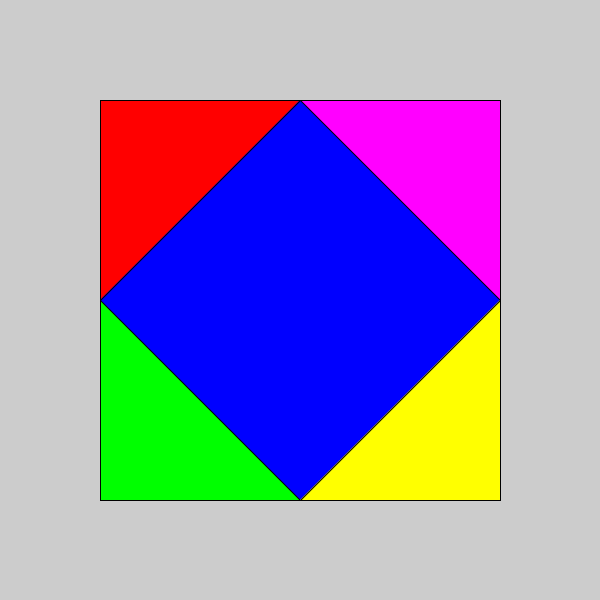
Frame 1 (no input)
Frame 60 (the mouse pressed at the canvas centre just before this capture): identical to frame 1, image omitted
Frame 120 (the mouse held since frame 60 and released just before this capture): identical to frame 1, image omitted

The Processing sketch that drew this single still picture (run headless with seeded random() and noise(); from frame 60 on, the mouse is pressed at the canvas centre):

// Processing sketch: boxtricorners
// ── boxtricorners.pde
void setup() {
  size(600,600);
}

void draw() {
  fill(0,0,255);
  rect(100,100,400,400);
  fill(255,0,0);
  triangle(100,100,300,100,100,300);
  fill(0,255,0);
  triangle(100,500,300,500,100,300);
  fill(255,255,0);
  triangle(500,500,300,500,500,300);
  fill(255,0,255);
  triangle(500,100,300,100,500,300);
}
